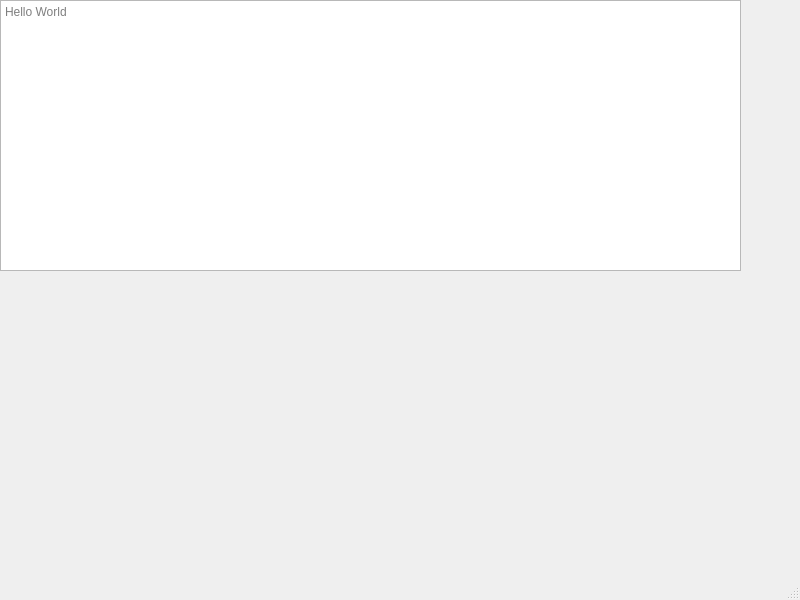
<?xml version="1.0" encoding="UTF-8"?>
<ui version="4.0">
 <class>MainWindow</class>
 <widget class="QMainWindow" name="MainWindow">
  <property name="geometry">
   <rect>
    <x>0</x>
    <y>0</y>
    <width>800</width>
    <height>600</height>
   </rect>
  </property>
  <property name="windowTitle">
   <string>MainWindow</string>
  </property>
  <widget class="QWidget" name="centralwidget">
   <widget class="QTextEdit" name="textEdit">
    <property name="geometry">
     <rect>
      <x>0</x>
      <y>0</y>
      <width>741</width>
      <height>271</height>
     </rect>
    </property>
    <property name="placeholderText">
     <string>Hello World</string>
    </property>
   </widget>
  </widget>
  <widget class="QMenuBar" name="menubar">
   <property name="geometry">
    <rect>
     <x>0</x>
     <y>0</y>
     <width>800</width>
     <height>23</height>
    </rect>
   </property>
  </widget>
  <widget class="QStatusBar" name="statusbar"/>
 </widget>
 <resources/>
 <connections/>
</ui>
